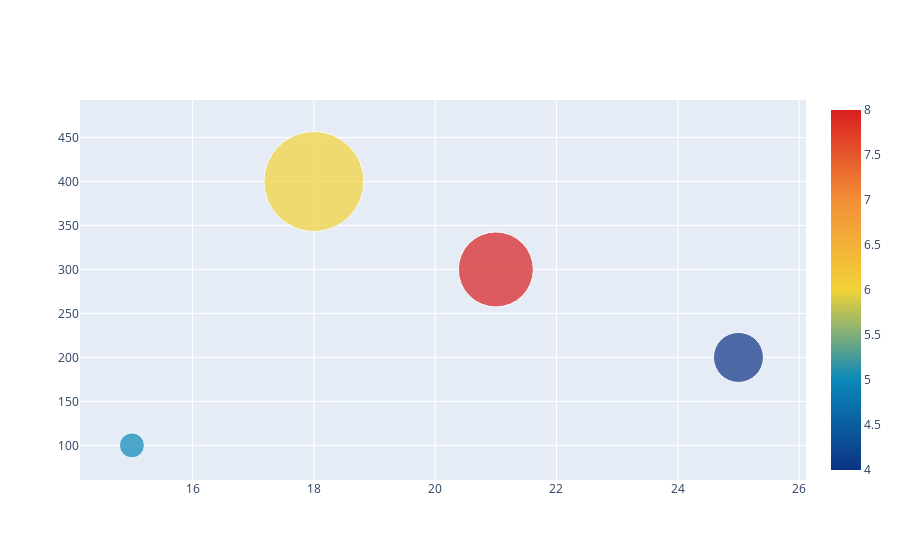

Here is the notebook cell this chart was saved with:
### Code cell
trace = go.Scatter(x = [15, 18, 21, 25], y = [100, 400, 300, 200], mode='markers', 
                   marker = dict(size=z, color=i, colorscale='Portland', showscale=True))

data = [trace]

offline.iplot(data)

### Figure 1 — Plotly figure (JSON) as saved in the notebook; plotly's stock layout.template omitted (floating-point values rounded to 4 significant figures)
{"data": [{"marker": {"color": [5, 6, 8, 4], "colorscale": [[0, "rgb(12,51,131)"], [0.25, "rgb(10,136,186)"], [0.5, "rgb(242,211,56)"], [0.75, "rgb(242,143,56)"], [1, "rgb(217,30,30)"]], "showscale": true, "size": [25, 100, 75, 50]}, "mode": "markers", "type": "scatter", "x": [15, 18, 21, 25], "y": [100, 400, 300, 200]}], "layout": {}}
